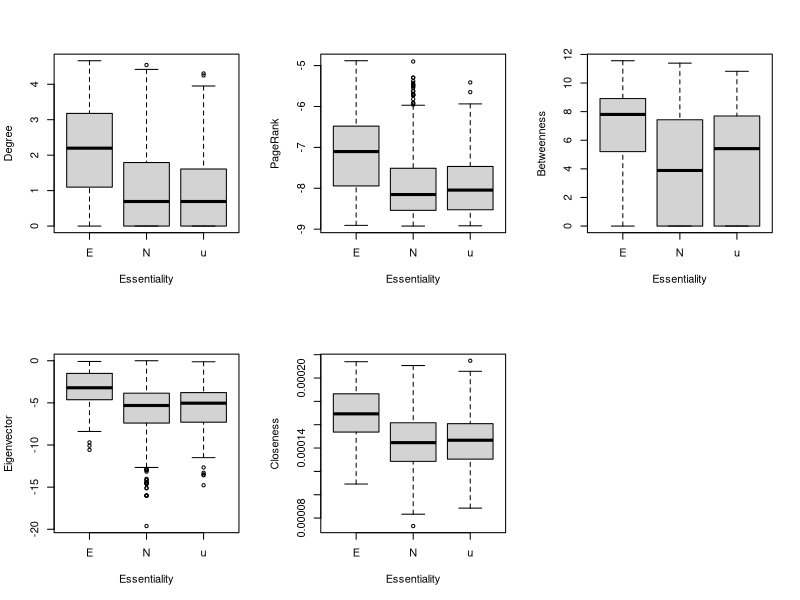
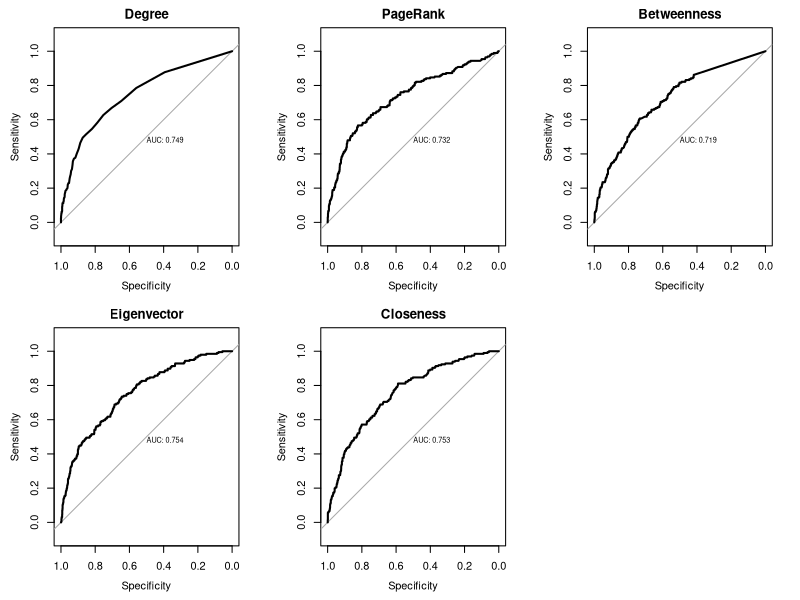

These charts were generated, in order, by the following R code:
#####################################################################
# 中心性解析（Centrality analysis） 
# タンパク質相互作用ネットワークの中心性指標とタンパク質の必須性の関係を調査する。
# * 必須タンパク質と非必須タンパク質を中心性指標を比較する・差の統計分析を行う。
# * 中心性指標を使って，必須タンパク質を予測する。
#####################################################################

# igraph パッケージ のインストール（もしインストールされていないなら）
if(!require(igraph)) install.packages("igraph")
# igraphパッケージの読み込み
library(igraph)

## 大腸菌のタンパク質相互作用ネットワークの読み込み
# Hu P, Janga SC, Babu M, Díaz-Mejía JJ, Butland G, et al.
# Global functional atlas of Escherichia coli encompassing previously uncharacterized proteins.
# PLoS Biol. 2009 Apr 28;7(4):e96. doi: 10.1371/journal.pbio.1000096.

# エッジリストの読み込み
d <- read.table("ecoli_ppi_Hu_etal_2009.txt")
# グラフオブジェクトの作成
g <- simplify(graph.data.frame(d,directed=F),remove.multiple=T,remove.loops=T)

# 最大連結成分の取得
cls <- clusters(g,"weak")
g <- delete.vertices(g,subset(V(g),cls$membership!=which(cls$csize==max(cls$csize))[[1]]))

## 中心性指標の計算
# 次数中心性（degree centrality）
degree <- degree(g)
# 固有ベクトル中心性（eigenvector centraliry）
eigen <- evcent(g)$vector
# PageRank
page <- page.rank(g)$vector
# 近接中心性（closeness centrality）
closen <- closeness(g)
# 媒介中心性（betweenness centrality）
between <- betweenness(g)

## データフレームにまとめる
nprop <- data.frame(V(g)$name,degree,eigen,page,closen,between)
names(nprop)[[1]] <- "gene"

## タンパク質の必須性のデータを読み込む
# Baba T, Ara T, Hasegawa M, Takai Y, Okumura Y, Baba M, Datsenko KA, Tomita M, Wanner BL, Mori H
# Construction of Escherichia coli K-12 in-frame, single-gene knockout mutants: the Keio collection.
# Mol Syst Biol. 2006;2:2006.0008. Epub 2006 Feb 21. doi: 10.1038/msb4100050
ess <- read.table("ecoli_proteins_essentiality_Baba2006MSB.txt",header=T)
# 必須（E），非必須（N），不明（u）

## 中心性指標のデータと必須性のデータをマージする
d <- merge(ess,nprop,by="gene")

## Boxplot
layout(matrix(1:6, ncol=3))
# 次数中心性（degree centrality）
boxplot(log(d$degree)~d$essential,xlab="Essentiality",ylab="Degree")
# 固有ベクトル中心性（eigenvector centraliry）
boxplot(log(d$eigen)~d$essential,xlab="Essentiality",ylab="Eigenvector")
# PageRank
boxplot(log(d$page)~d$essential,xlab="Essentiality",ylab="PageRank")
# 近接中心性（closeness centrality）
boxplot(d$closen~d$essential,xlab="Essentiality",ylab="Closeness")
# 媒介中心性（betweenness centrality）
boxplot(log(d$between+1)~d$essential,xlab="Essentiality",ylab="Betweenness")

## 必須タンパク質と非必須タンパク質の中心性指標の差を統計検定する。
# 必須タンパク質の中心性指標
ess_nprop <- d[d$essential=="E",]
# 非必須タンパク質の中心性指標
noness_nprop <- d[d$essential=="N",]

# wilcoxon test
cat("次数中心性（degree centrality）\n")
cat("中央値　必須：",median(ess_nprop$degree),"非必須：",median(noness_nprop$degree),"\n")
wilcox.test(ess_nprop$degree,noness_nprop$degree)

cat("固有ベクトル中心性（eigenvector centraliry）\n")
cat("中央値　必須：",median(ess_nprop$eigen),"非必須：",median(noness_nprop$eigen),"\n")
wilcox.test(ess_nprop$eigen,noness_nprop$eigen)

cat("PageRank\n")
cat("中央値　必須：",median(ess_nprop$page),"非必須：",median(noness_nprop$page),"\n")
wilcox.test(ess_nprop$page,noness_nprop$page)

cat("近接中心性（closeness centrality）\n")
cat("中央値　必須：",median(ess_nprop$closen),"非必須：",median(noness_nprop$closen),"\n")
wilcox.test(ess_nprop$closen,noness_nprop$closen)

cat("媒介中心性（betweenness centrality）\n")
cat("中央値　必須：",median(ess_nprop$between),"非必須：",median(noness_nprop$between),"\n")
wilcox.test(ess_nprop$between,noness_nprop$between)

## 単一の中心性指標を使って必須性を予測する。
# unknownの遺伝子を除外する
d2 <- d[d$essential!="n",]
# 必須なら1，非必須なら0とする。
d2$essential <- ifelse(d2$essential == "E",1,0)

# ROCカーブを書くためのパッケージを読み込む
if(!require(pROC)) install.packages("pROC")
library(pROC)

# ROCカーブをプロットする。
layout(matrix(1:6, ncol=3))
# 次数中心性（degree centrality）
plot.roc(d2$essential,d2$degree,print.auc=T,main="Degree")
# 固有ベクトル中心性（eigenvector centraliry）
plot.roc(d2$essential,d2$eigen,print.auc=T,main="Eigenvector")
# PageRank
plot.roc(d2$essential,d2$page,print.auc=T,main="PageRank")
# 近接中心性（closeness centrality）
plot.roc(d2$essential,d2$closen,print.auc=T,main="Closeness")
# 媒介中心性（betweenness centrality）
plot.roc(d2$essential,d2$between,print.auc=T,main="Betweenness")
